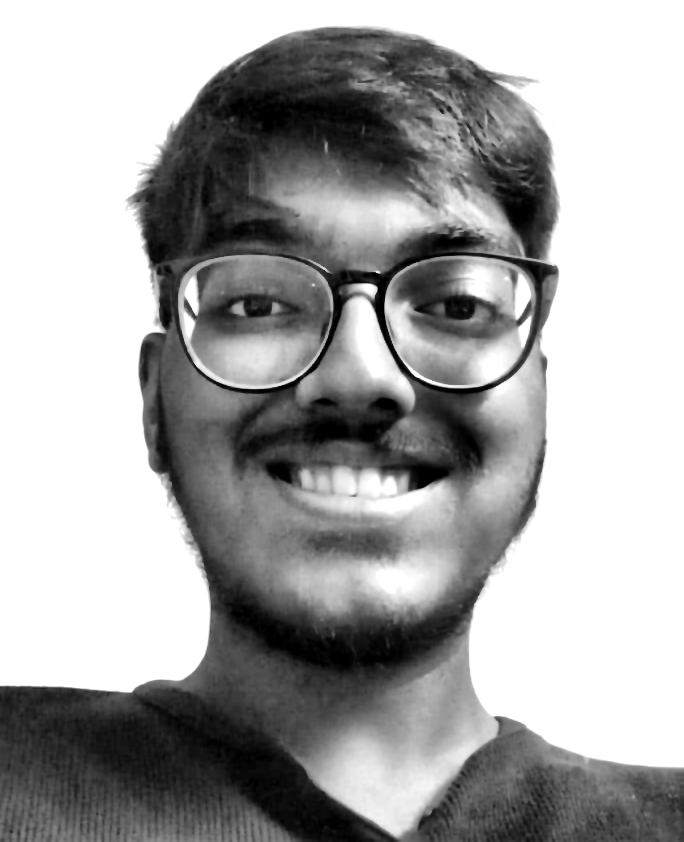
#> input picture assets/source-prepped.png, 684 x 842 px, found by its file name
$ python make_ascii_svg.py
#> lines starting #> are read from the running program, lines starting #| are printed output that depends on the picture; after the words box and inside, x2 and y2 are one past the last pixel; in counts of white or black regions, pixels touching at a corner belong together
#!/usr/bin/env python3
"""
High-accuracy ASCII portrait generator.

Strategy: Use a moderate font-size and add letter-spacing CSS so that
(char_advance + letter_spacing) * cols = card_usable_width.

This works even if we don't know the exact font metrics, because
letter-spacing adds uniform extra space per character.

Also: aspect ratio 0.55 for correct face proportions.
"""

import os, sys, argparse, html
import cv2
import numpy as np
from PIL import Image

RAMP = "@%#WMohd=:. "
NUM_LEVELS = len(RAMP) - 1


def pixel_to_color(px):
    if px < 50:   return "#e6edf3"
    if px < 100:  return "#79c0ff"
    if px < 150:  return "#58a6ff"
    if px < 200:  return "#8b949e"
    return "#484f58"


def load_and_resize(path, width):
    img = cv2.imread(path, cv2.IMREAD_UNCHANGED)
    if img is None:
        img = np.array(Image.open(path))

    if len(img.shape) == 3 and img.shape[2] == 4:
        gray = cv2.cvtColor(img[:, :, :3], cv2.COLOR_BGR2GRAY)
        fg = img[:, :, 3] > 20
    elif len(img.shape) == 3:
        gray = cv2.cvtColor(img, cv2.COLOR_BGR2GRAY)
        fg = gray < 240
    else:
        gray, fg = img, img < 240

    h0, w0 = gray.shape
    # 0.55 aspect correction: balances vertical stretch for monospace cells
    height = int(width * (h0 / w0) * 0.55)

    gr = np.array(Image.fromarray(gray).resize((width, height), Image.Resampling.LANCZOS))
    mr = np.array(Image.fromarray((fg * 255).astype(np.uint8)).resize(
        (width, height), Image.Resampling.NEAREST)) > 128
    return gr, mr, width, height


def to_ascii(gray, mask):
    h, w = gray.shape
    chars, colors = [], []
    for y in range(h):
        cr, clr = [], []
        for x in range(w):
            if not mask[y, x] or gray[y, x] >= 248:
                cr.append(" "); clr.append("#0d1117")
            else:
                px = gray[y, x]
                idx = max(0, min(NUM_LEVELS, int(round((px / 255.0) * NUM_LEVELS))))
                cr.append(RAMP[idx]); clr.append(pixel_to_color(px))
        chars.append(cr); colors.append(clr)
    return chars, colors


def render_svg(chars, colors, out_path, cols):
    rows = len(chars)

    W = 370
    PAD = 4
    TW = W - 2 * PAD  # 362px

    # Target: each character cell = TW / cols pixels wide
    target_cell_w = TW / cols  # e.g. 362/80 = 4.525px per char

    # We pick a font-size. The natural advance width of monospace is
    # approximately 0.6 * font_size (varies by font).
    # We then add letter-spacing to make up the difference.
    font_size = 5.0  # readable but compact
    natural_advance = font_size * 0.6  # ~3.0px
    letter_spacing = target_cell_w - natural_advance  # extra space per char

    # Line height: tight, no gaps. Use 1.0 * target_cell_w * 2 for proper aspect
    line_h = font_size * 1.15  # slightly more than 1em to prevent clipping

    H = int(rows * line_h) + int(font_size) + 10
    y0 = font_size + 4

    L = []
    L.append(f'<svg xmlns="http://www.w3.org/2000/svg" '
             f'viewBox="0 0 {W} {H}" width="{W}" height="{H}">')
    L.append('<style>')
    L.append(f'rect.bg{{fill:#0d1117;rx:6;stroke:#30363d;stroke-width:.5}}')
    L.append(f'text{{font-family:ui-monospace,SFMono-Regular,"SF Mono",Menlo,Consolas,monospace;'
             f'font-size:{font_size:.2f}px;white-space:pre;font-weight:600;'
             f'letter-spacing:{letter_spacing:.3f}px}}')
    L.append('</style>')
    L.append(f'<rect width="{W}" height="{H}" class="bg"/>')

    # Animation
    L.append('<defs>')
    for i in range(rows):
        cy = y0 + i * line_h - font_size - 1
        d = round(i * 0.015, 3)
        L.append(f'<clipPath id="r{i}"><rect x="0" y="{cy:.1f}" width="0" height="{line_h + 3:.1f}">'
                 f'<animate attributeName="width" from="0" to="{W}" begin="{d}s" dur="0.03s" fill="freeze"/>'
                 f'</rect></clipPath>')
    L.append('</defs>')

    L.append('<g>')
    for i in range(rows):
        yp = y0 + i * line_h
        rc, rl = chars[i], colors[i]

        spans = []
        cc, ct = None, ""
        for ch, col in zip(rc, rl):
            e = html.escape(ch)
            if col == cc: ct += e
            else:
                if ct: spans.append(f'<tspan fill="{cc}">{ct}</tspan>')
                cc, ct = col, e
        if ct: spans.append(f'<tspan fill="{cc}">{ct}</tspan>')

        L.append(f'<text x="{PAD}" y="{yp:.1f}" clip-path="url(#r{i})">'
                 f'{"".join(spans)}</text>')
    L.append('</g>')
    L.append('</svg>')

    os.makedirs(os.path.dirname(out_path) or ".", exist_ok=True)
    with open(out_path, "w", encoding="utf-8") as f:
        f.write("\n".join(L))
    print(f"OK: '{out_path}' ({W}x{H}px, {rows}x{cols})")
    print(f"   font={font_size}px, letter-spacing={letter_spacing:.3f}px, cell={target_cell_w:.2f}px")


def main():
    p = argparse.ArgumentParser()
    p.add_argument("-i", "--input", default="assets/source-prepped.png")
    p.add_argument("-o", "--output", default="avi-ascii.svg")
    p.add_argument("-w", "--width", type=int, default=80)
    a = p.parse_args()
    if not os.path.exists(a.input):
        print(f"Error: '{a.input}' not found."); sys.exit(1)

    g, m, gw, gh = load_and_resize(a.input, a.width)
#> in load_and_resize, img is the input picture: shape (842, 684); min 0, max 255, mean 167
#> in load_and_resize, `gray, fg = img, img < 240`:
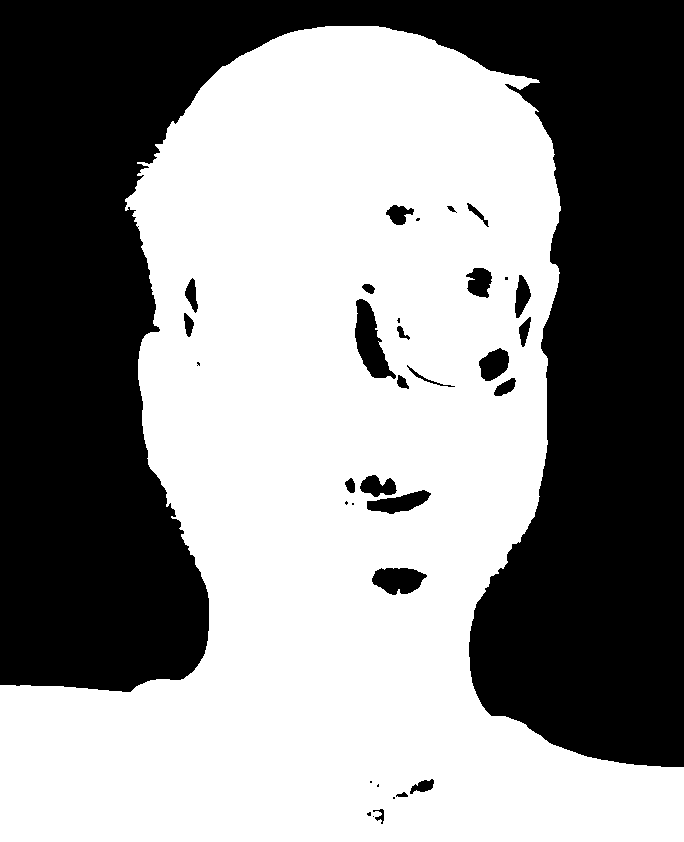
#> fg: shape (842, 684) bool; 55.5% white; 34 black regions (11 under 20 px), largest, box (x1, y1, x2, y2) and area: (0, 0, 684, 767) 248557, (355, 299, 396, 379) 1622, (372, 568, 427, 595) 1069
#> in load_and_resize, `gr = np.array(Image.fromarray(gray).resize((width, height), Image.Resa..`:
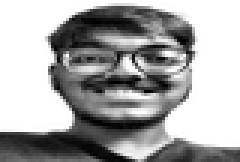
#> gr: shape (54, 80) (shown 3 times larger); min 0, max 255, mean 166.8
#> in load_and_resize, `mr = np.array(Image.fromarray((fg * 255).astype(np.uint8)).resize( (wi..`:
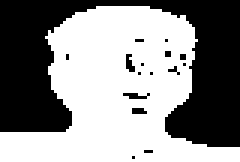
#> mr: shape (54, 80) bool (shown 3 times larger); 55.5% white; 16 black regions (15 under 20 px), largest, box (x1, y1, x2, y2) and area: (0, 0, 80, 49) 1864
#> gw = 80; gh = 54
    ch, co = to_ascii(g, m)
#> after the loop in to_ascii, `for y in range(h):`: chars = 54 items
#> ch = 54 items; co = 54 items
    render_svg(ch, co, a.output, gw)
#> in render_svg, `rows = len(chars)`: rows = 54
#> in render_svg, `target_cell_w = TW / cols`: target_cell_w = 4.53
#> in render_svg, `letter_spacing = target_cell_w - natural_advance`: letter_spacing = 1.53
#> in render_svg, `H = int(rows * line_h) + int(font_size) + 10`: H = 325
#> after the loop in render_svg, `for i in range(rows):`: L = 61 items
#> after the loop in render_svg, `for i in range(rows):`: L = 117 items
#| OK: 'avi-ascii.svg' (370x325px, 54x80)
#|    font=5.0px, letter-spacing=1.525px, cell=4.53px

if __name__ == "__main__":
    main()

$ run again, with assets/input_photo.png copied over assets/source-prepped.png
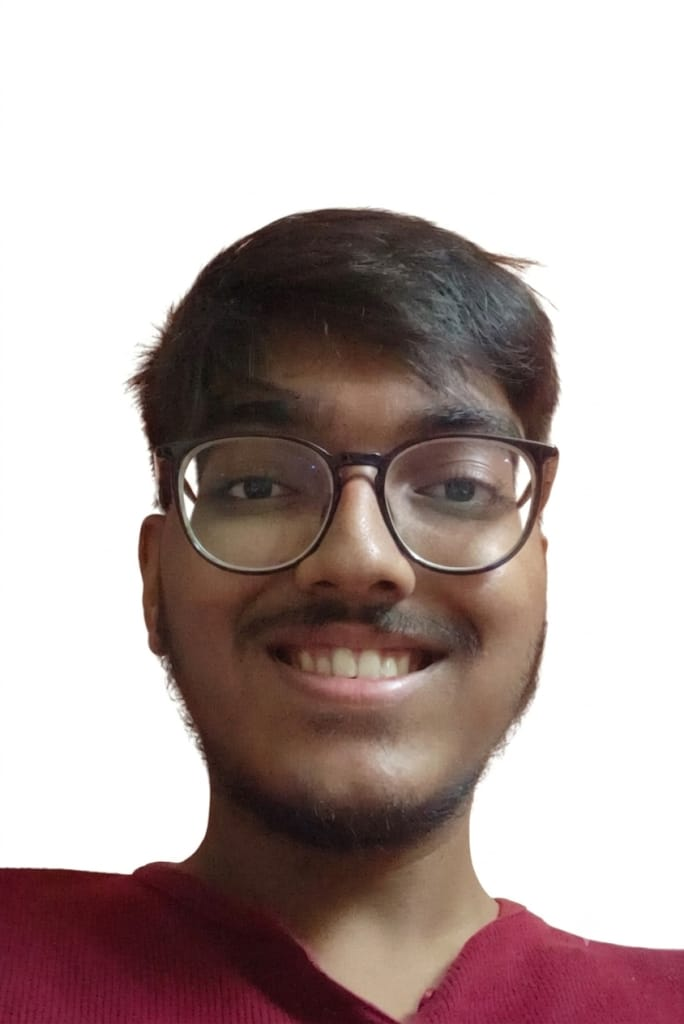
#> input picture assets/input_photo.png, 684 x 1024 px, found by its file name
#> in load_and_resize, img is the input picture: shape (1024, 684, 3); mean B, G, R 165.7, 167.7, 183
#> in load_and_resize, `fg = gray < 240`:
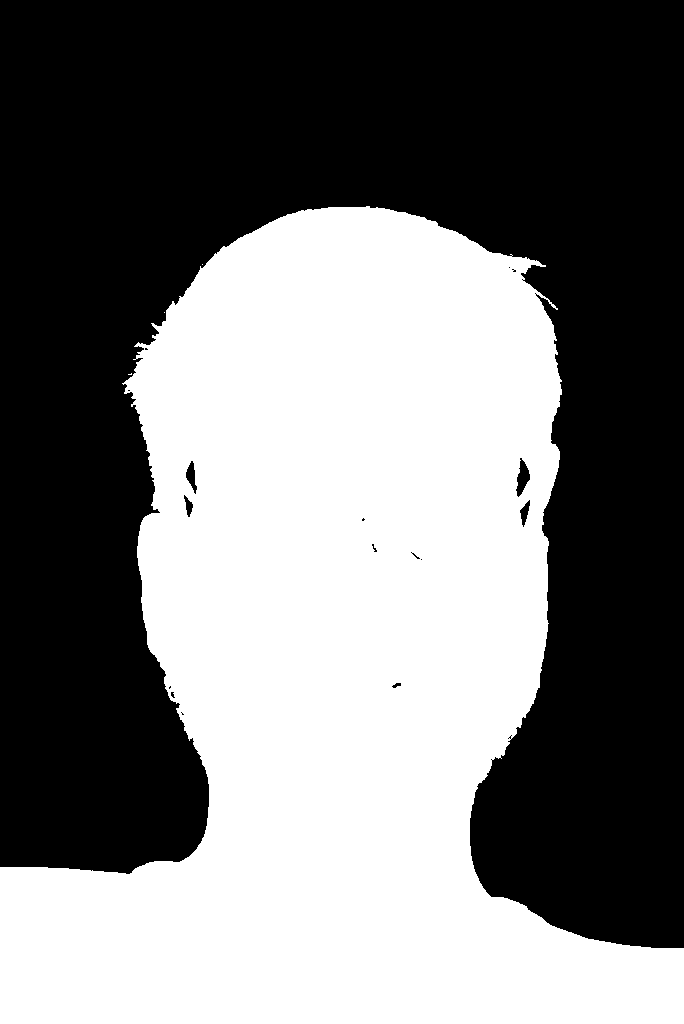
#> fg: shape (1024, 684) bool; 46.9% white; 4 white regions (3 under 20 px), largest, box (x1, y1, x2, y2) and area: (0, 206, 684, 1024) 328616
#> in load_and_resize, `mr = np.array(Image.fromarray((fg * 255).astype(np.uint8)).resize( (wi..`:
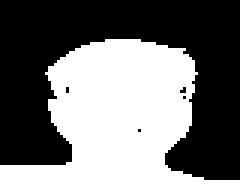
#> mr: shape (65, 80) bool (shown 3 times larger); 46.9% white; 1 white region, box (x1, y1, x2, y2) and area: (0, 13, 80, 65) 2438
#> gw = 80; gh = 65
#> after the loop in to_ascii, `for y in range(h):`: chars = 65 items
#> rows = 65
#> target_cell_w = 4.53
#> letter_spacing = 1.53
#> H = 388
#> after the loop in render_svg, `for i in range(rows):`: L = 72 items
#> after the loop in render_svg, `for i in range(rows):`: L = 139 items
#| OK: 'avi-ascii.svg' (370x388px, 65x80)
#|    font=5.0px, letter-spacing=1.525px, cell=4.53px
